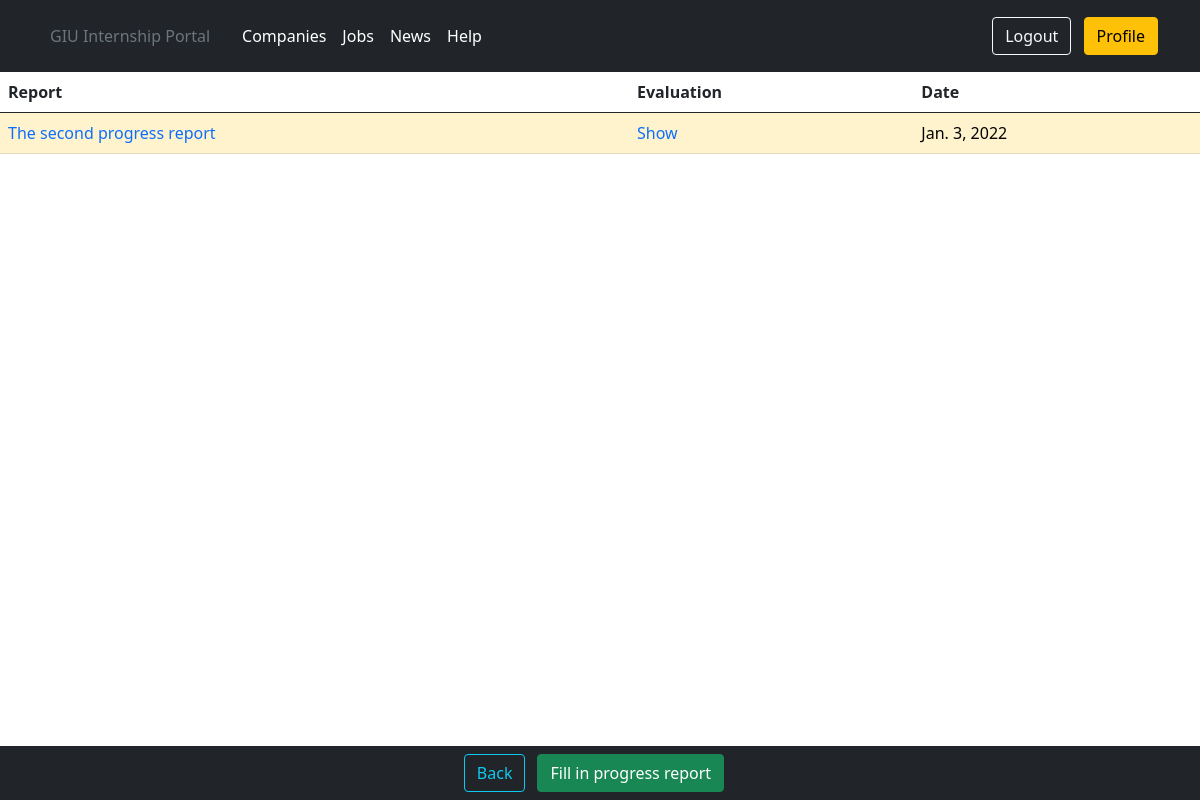
/users/student/42/student_portal/viewprogressreports/ (signed in), run on an earlier commit of the app's database.
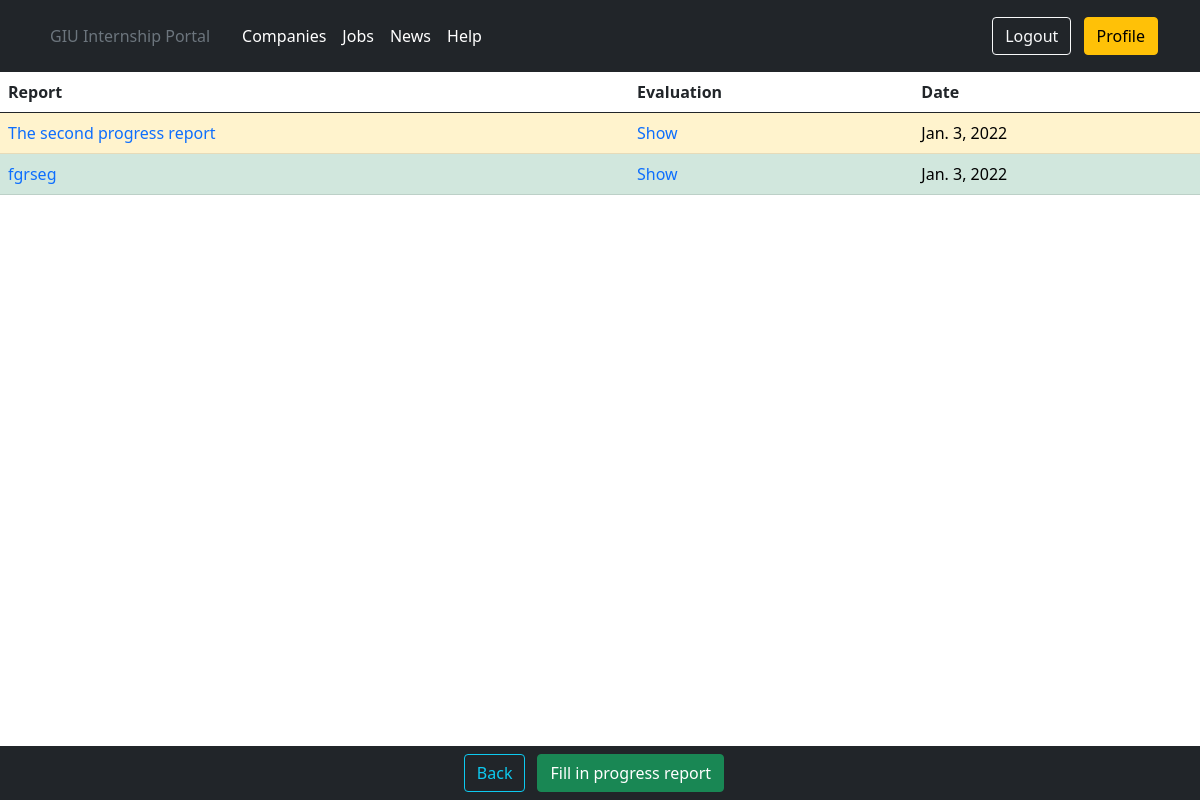
And on a later commit of the database.
### portal/models.py (models this page shows, shortened)
class ProgressReport(models.Model):
    progress_report_id = models.AutoField(primary_key=True)
    student_id = models.ForeignKey(user_models.Student, on_delete=models.CASCADE)
    progress_report_title = models.CharField(max_length=100, blank=True)
    progress_report_date = models.DateField(default=datetime.datetime.today(), blank=True)
    numeric_state = models.PositiveIntegerField(default=0, blank=True)
    evaluation = models.TextField(max_length=300, default='', blank=True)
    progress_report_description = models.TextField(max_length=1000, default='', blank=True)

### portal/views.py (the view)
# urls.py: path('viewprogressreports/', views.StudentShowProgressReports.as_view(),
class StudentShowProgressReports(LoginRequiredMixin, UserPassesTestMixin, ListView):
    model = models.Student
    template_name = 'portal/student_show_progress_reports.html'
    context_object_name = 'student_show_progress_reports'
    login_url = 'login'
    def get_context_data(self, **kwargs):
        context = super(StudentShowProgressReports, self).get_context_data(**kwargs)
        std = models.Student(user=self.request.user)
        reports = ProgressReport.objects.filter(student_id=std)
        context['reports'] = reports
        context['std'] = std
        return context
    def test_func(self):
        return self.request.user.is_student

### templates/portal/student_show_progress_reports.html
{% extends 'userprofiles/academicadv_profile.html' %}
{% block navitems %}
    <button onclick="history.back()" class="btn btn-outline-info ml-2" type="button">Back</button>
    <div class="container">
        <a href="{% url 'student_fills_in_report' std.pk %}"
           class="no_underline">
            <button type="button" class="btn btn-success">Fill in progress report</button>
        </a>
    </div>
{% endblock navitems %}
{% block profile_body %}
    <table class="table">
        <thead>
        <tr>
            <th scope="col">Report</th>
            <th scope="col">Evaluation</th>
            <th scope="col">Date</th>
        </tr>
        </thead>
        <tbody>
        {% for report in reports %}
            {% if report.evaluation %}
                <tr class="table-success">
                    <td><a class="no_underline" href="
            {% url 'student_views_progress_report' report.pk %}"
                    >{{ report.progress_report_title }}</a>
                    </td>
                    <td><a class="no_underline" href="{% url 'student_views_evaluation' report.pk %}">Show</a></td>
                    <td>{{ report.progress_report_date }}</td>
                </tr>
            {% else %}
                <tr class="table-warning">
                    <td><a class="no_underline" href="
            {% url 'student_views_progress_report' report.pk %}"
                    >{{ report.progress_report_title }}</a>
                    </td>
                    <td><a class="no_underline" href="{% url 'student_views_evaluation' report.pk %}">Show</a></td>
                    <td>{{ report.progress_report_date }}</td>
                </tr>
            {% endif %}
        {% endfor %}
        </tbody>
    </table>
{% endblock profile_body %}

What changed in the data, as far as the page shows it:
added ProgressReport: progress_report_title "fgrseg", progress_report_date "Jan. 3, 2022"
